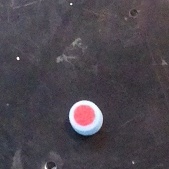
#> input picture imgs/fetch.jpeg, 169 x 169 px
$ python main.py
#> lines starting #> are read from the running program, lines starting #| are printed output that depends on the picture; after the words box and inside, x2 and y2 are one past the last pixel; in counts of white or black regions, pixels touching at a corner belong together
#!/bin/python3

from enum import Enum
import cv2 as cv
from cv2 import IMREAD_UNCHANGED
from cv2 import IMREAD_GRAYSCALE
from cv2 import getStructuringElement
from cv2 import MORPH_RECT
import numpy as np
from matplotlib import pyplot as plt


class MorphType():
    ERODE = 0
    DILATE = 1
    OPEN = 2
    CLOSE = 3


def MorphOp(imageSource,
            typeMorph,
            kernel=[3, 3],
            iterationErode=1,
            iterationDilate=1):

    if(typeMorph == MorphType.ERODE):
        kernel = np.ones((kernel[0], kernel[1]), np.uint8)
        imageDest = cv.erode(imageSource, kernel, iterations=iterationErode)

    elif(typeMorph == MorphType.DILATE):
        kernel = np.ones((kernel[0], kernel[1]), np.uint8)
        imageDest = cv.dilate(imageSource, kernel, iterations=iterationDilate)

    elif(typeMorph == MorphType.OPEN):
        kernel = np.ones((kernel[0], kernel[1]), np.uint8)
        imageErode = cv.erode(imageSource, kernel, iterations=iterationErode)
        imageDest = cv.dilate(imageErode, kernel, iterations=iterationDilate)

    elif(typeMorph == MorphType.CLOSE):
        kernel = np.ones((kernel[0], kernel[1]), np.uint8)
        imageDilate = cv.dilate(imageSource, kernel,
                                iterations=iterationDilate)
        imageDest = cv.erode(imageErode, kernel, iterations=iterationErode)

    else:
        imageDest = imageSource.copy()

    return imageDest


def correlation():
    image = cv.imread("./imgs/fetch.jpeg", IMREAD_UNCHANGED)
#> image is the input picture: shape (169, 169, 3); mean B, G, R 78.1, 70.3, 76.2
    imageGray = cv.imread("./imgs/fetch.jpeg", IMREAD_GRAYSCALE)
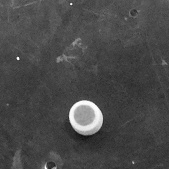
#> imageGray: shape (169, 169); min 17, max 255, mean 72.9

    ret, imageBin = cv.threshold(imageGray,
                                 127,
                                 255,
                                 cv.THRESH_BINARY+cv.THRESH_OTSU)
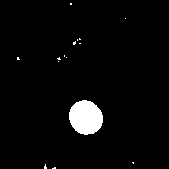
#> imageBin: shape (169, 169); 3.4% white; 15 white regions (14 under 20 px), largest, box (x1, y1, x2, y2) and area: (69, 100, 103, 135) 915
#> ret = 131

    imageOpen = MorphOp(imageBin, MorphType.OPEN, (4, 4), 1, 1)
#> in MorphOp, `imageErode = cv.erode(imageSource, kernel, iterations=iterationErode)`:
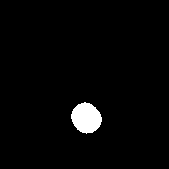
#> imageErode: shape (169, 169); 2.5% white; 1 white region, box (x1, y1, x2, y2) and area: (71, 102, 102, 134) 717
#> in MorphOp, `imageDest = cv.dilate(imageErode, kernel, iterations=iterationDilate)`:
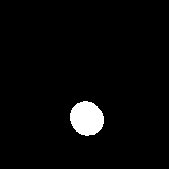
#> imageDest: shape (169, 169); 3.2% white; 1 white region, box (x1, y1, x2, y2) and area: (70, 101, 104, 136) 915

    cv.imshow("image", image)
    cv.imshow("imageGray", imageGray)

    cv.imshow("imageOpen", imageOpen)
    cv.imshow("imageBin", imageBin)

    cv.waitKey(0)


correlation()
